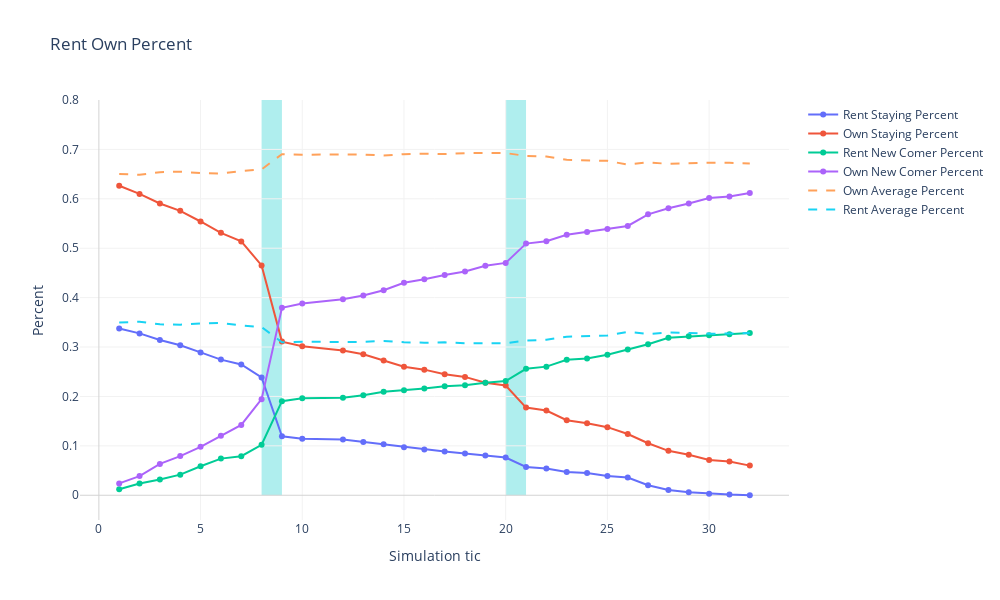

Write notebook code for a chart like this one.
### Code cell
graph12['rentStayPercent'] = graph12['rentStayCount']/graph12['TotalAgentsCount']
graph12['ownStayPercent'] = graph12['ownStayCount']/graph12['TotalAgentsCount']
graph12['rentNewPercent'] = graph12['rentNewCount']/graph12['TotalAgentsCount']
graph12['ownNewPercent'] = graph12['ownNewCount']/graph12['TotalAgentsCount']
graph12['ownPercent'] = graph12['ownCount']/graph12['TotalAgentsCount']
graph12['rentPercent'] = graph12['rentCount']/graph12['TotalAgentsCount']
#graph12[''rentStayCount','ownStayCount','rentNewCount','ownNewCount','ownCount','rentCount','TotalAgentsCount'']
fig = go.Figure()
fig.add_trace(go.Scatter(
    x=graph12['tic'],
    y=graph12['rentStayPercent'],
    mode="lines+markers",
    name="Rent Staying Percent"
))
fig.add_trace(go.Scatter(
    x=graph12['tic'],
    y=graph12['ownStayPercent'],
    mode="lines+markers",
    name="Own Staying Percent"
))
fig.add_trace(go.Scatter(
    x=graph12['tic'],
    y=graph12['rentNewPercent'],
    mode="lines+markers",
    name="Rent New Comer Percent"
))
fig.add_trace(go.Scatter(
    x=graph12['tic'],
    y=graph12['ownNewPercent'],
    mode="lines+markers",
    name="Own New Comer Percent"
))


fig.add_trace(go.Scatter(
    x=graph12['tic'],
    y=graph12['ownPercent'],
    line=dict(dash='dash'),
    name="Own Average Percent"
))




fig.add_trace(go.Scatter(
    x=graph12['tic'],
    y=graph12['rentPercent'],
    line=dict(dash='dash'),
    name="Rent Average Percent"
))



fig.add_shape(type="rect",
    x0=8, y0=0,
    x1=9, y1=0.8,
    line=dict(
        color="LightSeaGreen",
        width=0,
    ),layer='below',
    fillcolor="PaleTurquoise",
)

fig.add_shape(type="rect",
    x0=20, y0=0,
    x1=21, y1=0.8,
    line=dict(
        color="LightSeaGreen",
        width=0,
    ),layer='below',
    fillcolor="PaleTurquoise",visible=True
)
fig.update_layout(width=1000,height=600, title='Rent Own Percent')
fig.update_yaxes(title='Percent',gridwidth=1, gridcolor=gridBG,zerolinewidth=1,zerolinecolor='lightgrey')
fig.update_xaxes(title='Simulation tic',gridwidth=1, gridcolor=gridBG,zerolinewidth=1,zerolinecolor='lightgrey')
fig.update_layout(showlegend=True,plot_bgcolor='rgba(0,0,0,0)')
fig.show()

### Figure 1 — Plotly figure (JSON) as saved in the notebook; plotly's stock layout.template omitted (floating-point values rounded to 4 significant figures)
{"data": [{"mode": "lines+markers", "name": "Rent Staying Percent", "type": "scatter", "x": [1, 2, 3, 4, 5, 6, 7, 8, 9, 10, 12, 13, 14, 15, 16, 17, 18, 19, 20, 21, 22, 23, 24, 25, 26, 27, 28, 29, 30, 31, 32], "y": [0.3377, 0.3276, 0.3143, 0.3034, 0.2892, 0.2745, 0.2648, 0.2384, 0.1192, 0.1144, 0.1128, 0.108, 0.1031, 0.09713, 0.09262, 0.08878, 0.08462, 0.08021, 0.07643, 0.05723, 0.05427, 0.04697, 0.04481, 0.03896, 0.03571, 0.02039, 0.01053, 0.005986, 0.003188, 0.001269, 0]}, {"mode": "lines+markers", "name": "Own Staying Percent", "type": "scatter", "x": [1, 2, 3, 4, 5, 6, 7, 8, 9, 10, 12, 13, 14, 15, 16, 17, 18, 19, 20, 21, 22, 23, 24, 25, 26, 27, 28, 29, 30, 31, 32], "y": [0.6264, 0.6099, 0.5905, 0.5756, 0.5541, 0.5311, 0.5138, 0.4651, 0.311, 0.3014, 0.2931, 0.2853, 0.2727, 0.2602, 0.2542, 0.2448, 0.2396, 0.2276, 0.2222, 0.1774, 0.1714, 0.1518, 0.1455, 0.1378, 0.124, 0.1053, 0.08989, 0.08181, 0.07141, 0.06823, 0.05996]}, {"mode": "lines+markers", "name": "Rent New Comer Percent", "type": "scatter", "x": [1, 2, 3, 4, 5, 6, 7, 8, 9, 10, 12, 13, 14, 15, 16, 17, 18, 19, 20, 21, 22, 23, 24, 25, 26, 27, 28, 29, 30, 31, 32], "y": [0.01198, 0.02371, 0.03175, 0.04171, 0.05865, 0.07415, 0.07905, 0.1022, 0.1904, 0.1963, 0.1974, 0.2024, 0.2093, 0.2126, 0.2161, 0.2208, 0.2229, 0.2276, 0.231, 0.256, 0.2603, 0.2741, 0.2768, 0.2842, 0.2951, 0.3058, 0.3188, 0.3216, 0.3239, 0.3259, 0.3284]}, {"mode": "lines+markers", "name": "Own New Comer Percent", "type": "scatter", "x": [1, 2, 3, 4, 5, 6, 7, 8, 9, 10, 12, 13, 14, 15, 16, 17, 18, 19, 20, 21, 22, 23, 24, 25, 26, 27, 28, 29, 30, 31, 32], "y": [0.02397, 0.03879, 0.06349, 0.07925, 0.09808, 0.1202, 0.1423, 0.1944, 0.3794, 0.3879, 0.3967, 0.4042, 0.4149, 0.4301, 0.437, 0.4457, 0.4529, 0.4646, 0.4703, 0.5094, 0.5141, 0.5271, 0.5328, 0.539, 0.5451, 0.5686, 0.5808, 0.5906, 0.6015, 0.6046, 0.6116]}, {"line": {"dash": "dash"}, "name": "Own Average Percent", "type": "scatter", "x": [1, 2, 3, 4, 5, 6, 7, 8, 9, 10, 12, 13, 14, 15, 16, 17, 18, 19, 20, 21, 22, 23, 24, 25, 26, 27, 28, 29, 30, 31, 32], "y": [0.6503, 0.6487, 0.654, 0.6548, 0.6522, 0.6513, 0.6561, 0.6595, 0.6904, 0.6893, 0.6898, 0.6896, 0.6876, 0.6903, 0.6913, 0.6905, 0.6925, 0.6922, 0.6925, 0.6868, 0.6854, 0.679, 0.6783, 0.6768, 0.6692, 0.6738, 0.6706, 0.6724, 0.6729, 0.6728, 0.6716]}, {"line": {"dash": "dash"}, "name": "Rent Average Percent", "type": "scatter", "x": [1, 2, 3, 4, 5, 6, 7, 8, 9, 10, 12, 13, 14, 15, 16, 17, 18, 19, 20, 21, 22, 23, 24, 25, 26, 27, 28, 29, 30, 31, 32], "y": [0.3497, 0.3513, 0.346, 0.3452, 0.3478, 0.3487, 0.3439, 0.3405, 0.3096, 0.3107, 0.3102, 0.3104, 0.3124, 0.3097, 0.3087, 0.3095, 0.3075, 0.3078, 0.3075, 0.3132, 0.3146, 0.321, 0.3217, 0.3232, 0.3308, 0.3262, 0.3294, 0.3276, 0.3271, 0.3272, 0.3284]}], "layout": {"height": 600, "plot_bgcolor": "rgba(0, 0, 0, 0)", "shapes": [{"fillcolor": "PaleTurquoise", "layer": "below", "line": {"color": "LightSeaGreen", "width": 0}, "type": "rect", "x0": 8, "x1": 9, "y0": 0, "y1": 0.8}, {"fillcolor": "PaleTurquoise", "layer": "below", "line": {"color": "LightSeaGreen", "width": 0}, "type": "rect", "visible": true, "x0": 20, "x1": 21, "y0": 0, "y1": 0.8}], "showlegend": true, "title": {"text": "Rent Own Percent"}, "width": 1000, "xaxis": {"autorange": true, "gridcolor": "#f2f2f2", "gridwidth": 1, "range": [-0.9306, 33.93], "title": {"text": "Simulation tic"}, "type": "linear", "zerolinecolor": "lightgrey", "zerolinewidth": 1}, "yaxis": {"autorange": true, "gridcolor": "#f2f2f2", "gridwidth": 1, "range": [-0.05009, 0.8], "title": {"text": "Percent"}, "type": "linear", "zerolinecolor": "lightgrey", "zerolinewidth": 1}}}
